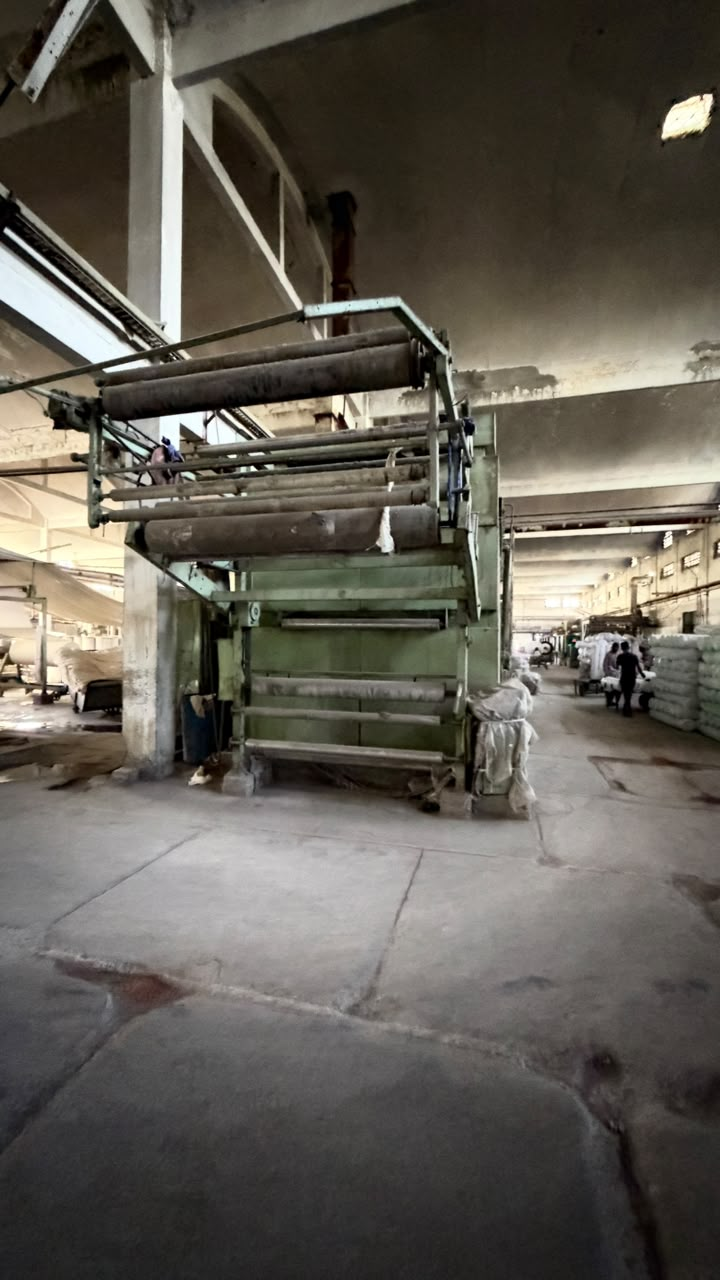
#> input picture images/Thermosol.jpg, 720 x 1280 px
$ python add_cloth.py
#> lines starting #> are read from the running program, lines starting #| are printed output that depends on the picture; after the words box and inside, x2 and y2 are one past the last pixel; in counts of white or black regions, pixels touching at a corner belong together
"""Subtle fabric drape on upper rollers — empty machines look better than zigzag fakes."""
from pathlib import Path
import cv2
import numpy as np

ROOT = Path(__file__).parent
THERM_SRC = ROOT / "images" / "Thermosol.jpg"
BLEACH_SRC = ROOT / "images" / "continous_bleaching.jpg"
THERM_OUT = ROOT / "images" / "gallery-thermosol.jpg"
BLEACH_OUT = ROOT / "images" / "gallery-bleaching.jpg"


def cream_cloth(h=400, w=280) -> np.ndarray:
    img = np.full((h, w, 3), (210, 214, 218), np.uint8)
    noise = np.random.normal(0, 5.5, (h, w)).astype(np.float32)
    for y in range(0, h, 2):
        noise[y] += 2.5
    for x in range(0, w, 3):
        noise[:, x] += 2.0
    for c in range(3):
        ch = img[..., c].astype(np.float32) + noise
        if c == 2:
            ch += 5
        img[..., c] = np.clip(ch, 0, 255).astype(np.uint8)
    # Soft vertical folds
    x = np.linspace(0, 4 * np.pi, w)
    fold = (np.sin(x) * 6).astype(np.float32)
    img = img.astype(np.float32)
    img += fold[None, :, None]
    img = np.clip(img, 0, 255).astype(np.uint8)
    return cv2.GaussianBlur(img, (3, 3), 0)


def drape_quad(canvas, cloth, dst_quad, opacity=0.88):
    """Perspective-place a cloth rectangle; soft-edge composite."""
    h, w = canvas.shape[:2]
    ch, cw = cloth.shape[:2]
    src = np.float32([[0, 0], [cw - 1, 0], [cw - 1, ch - 1], [0, ch - 1]])
    dst = np.float32(dst_quad)
    M = cv2.getPerspectiveTransform(src, dst)
    warped = cv2.warpPerspective(cloth, M, (w, h))
    mask = np.zeros((h, w), np.uint8)
    cv2.fillConvexPoly(mask, dst.astype(np.int32), 255)
    # Erode then blur for soft textile edge
    mask = cv2.erode(mask, np.ones((3, 3), np.uint8), iterations=1)
    alpha = cv2.GaussianBlur(mask.astype(np.float32) / 255.0, (11, 11), 0) * opacity
    # Contact shadow
    sh = cv2.GaussianBlur((alpha * 255).astype(np.uint8), (21, 21), 0).astype(np.float32) / 255.0
    canvas[:] = (canvas.astype(np.float32) * (1.0 - sh[..., None] * 0.15)).astype(np.uint8)
    a3 = alpha[..., None]
    canvas[:] = (warped.astype(np.float32) * a3 + canvas.astype(np.float32) * (1 - a3)).astype(
        np.uint8
    )


def thermosol(cloth: np.ndarray) -> np.ndarray:
    bgr = cv2.imread(str(THERM_SRC))
    h, w = bgr.shape[:2]
    out = bgr.copy()
    # Flat open-width sheet over upper roller bank (not a zig-zag snake)
    # Quad: TL TR BR BL in image coords
    drape_quad(
        out,
        cloth,
        [
            [w * 0.30, h * 0.09],
            [w * 0.58, h * 0.08],
            [w * 0.57, h * 0.28],
            [w * 0.31, h * 0.29],
        ],
        opacity=0.84,
    )
    # Short hanging drop from front roller
    drape_quad(
        out,
        cloth,
        [
            [w * 0.34, h * 0.26],
            [w * 0.54, h * 0.25],
            [w * 0.53, h * 0.48],
            [w * 0.35, h * 0.49],
        ],
        opacity=0.80,
    )
    return cv2.convertScaleAbs(out, alpha=1.03, beta=3)


def bleaching(cloth: np.ndarray) -> np.ndarray:
    bgr = cv2.imread(str(BLEACH_SRC))
    h, w = bgr.shape[:2]
    out = bgr.copy()
    # Sheet across top rollers
    drape_quad(
        out,
        cloth,
        [
            [w * 0.36, h * 0.08],
            [w * 0.64, h * 0.07],
            [w * 0.63, h * 0.24],
            [w * 0.37, h * 0.25],
        ],
        opacity=0.85,
    )
    # Cloth sitting on / wrapping upper face of drum (trapezoid)
    drape_quad(
        out,
        cloth,
        [
            [w * 0.34, h * 0.40],
            [w * 0.66, h * 0.39],
            [w * 0.62, h * 0.55],
            [w * 0.38, h * 0.56],
        ],
        opacity=0.78,
    )
    return cv2.convertScaleAbs(out, alpha=1.03, beta=3)


def main():
    cloth = cream_cloth()
    therm = thermosol(cloth)
#> in thermosol, bgr is the input picture: shape (1280, 720, 3); mean B, G, R 83.7, 92.3, 96.7
#> in drape_quad, `warped = cv2.warpPerspective(cloth, M, (w, h))`:
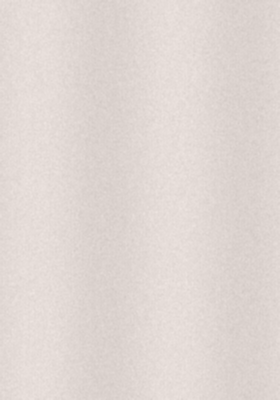
#> cloth: shape (400, 280, 3); mean of channels 0, 1, 2 211, 215, 224; drawn as B, G, R
#> in drape_quad, `cv2.fillConvexPoly(mask, dst.astype(np.int32), 255)`:
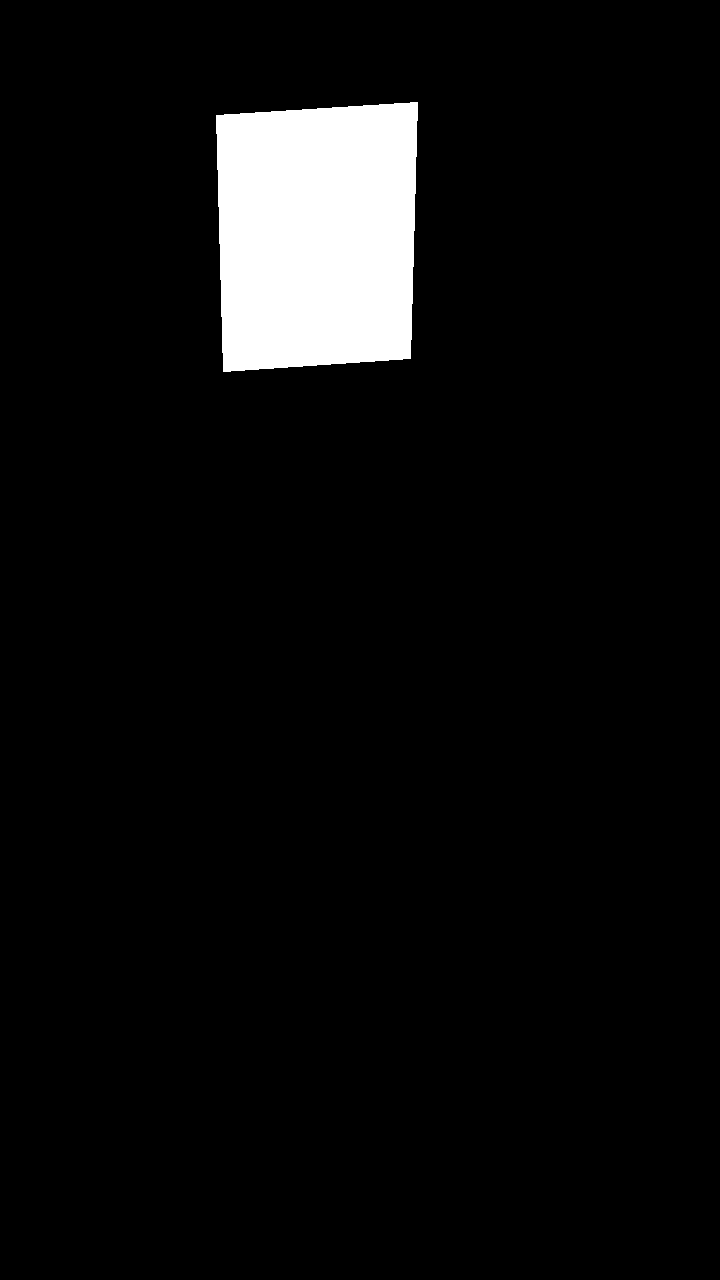
#> mask: shape (1280, 720); 5.4% white; 1 white region, box (x1, y1, x2, y2) and area: (216, 102, 418, 372) 50116
#> in drape_quad, `canvas[:] = (warped.astype(np.float32) * a3 + canvas.astype(np.float32..`: canvas: shape (1280, 720, 3); mean B, G, R 91, 99.1, 103.7
#> in drape_quad (call 2), `cv2.fillConvexPoly(mask, dst.astype(np.int32), 255)`: mask: shape (1280, 720); 4.4% white; 1 white region, box (x1, y1, x2, y2) and area: (244, 320, 389, 628) 40635
#> in drape_quad (call 2), `canvas[:] = (canvas.astype(np.float32) * (1.0 - sh[..., None] * 0.15))..`: canvas: shape (1280, 720, 3); mean B, G, R 90.5, 98.6, 103.1
#> in drape_quad (call 2), `canvas[:] = (warped.astype(np.float32) * a3 + canvas.astype(np.float32..`: canvas: shape (1280, 720, 3); mean B, G, R 95, 102.8, 107.5
    bleach = bleaching(cloth)
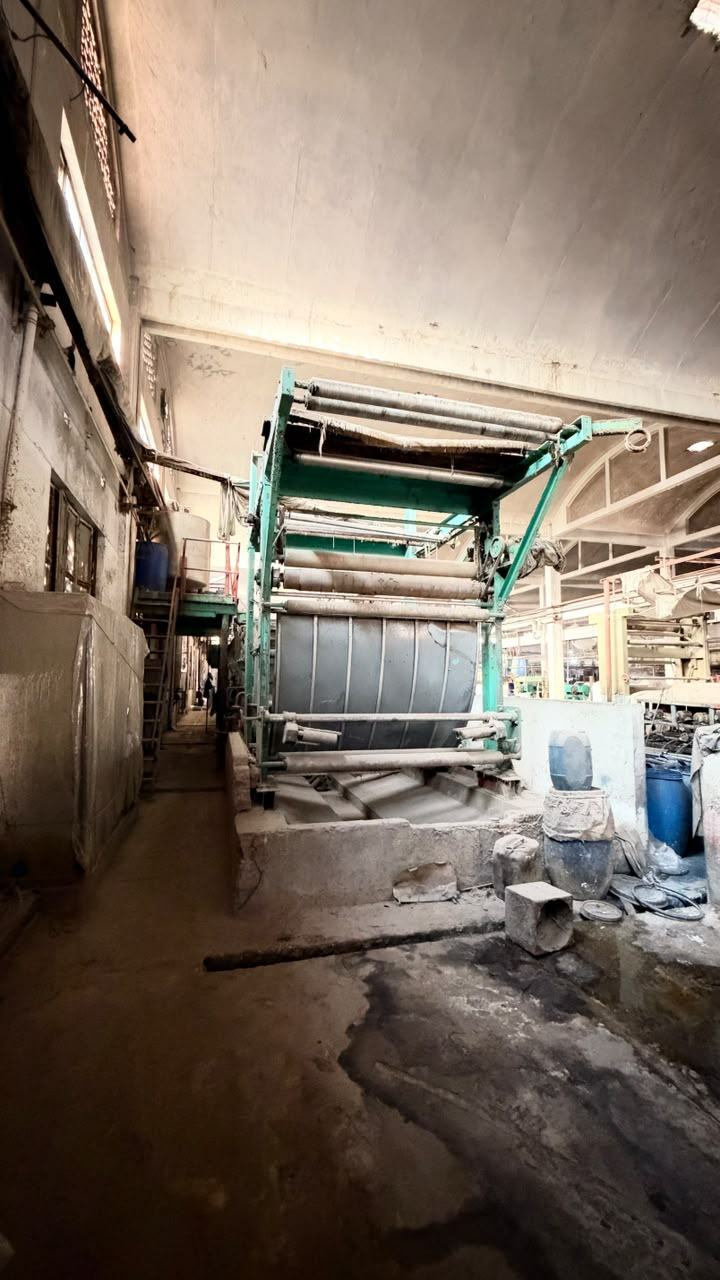
#> input picture images/continous_bleaching.jpg, 720 x 1280 px
#> in bleaching, bgr is the input picture: shape (1280, 720, 3); mean B, G, R 99.4, 111.6, 124.7
#> call 3 of drape_quad, with opacity = 0.85
#> in drape_quad (call 3), `cv2.fillConvexPoly(mask, dst.astype(np.int32), 255)`: mask: shape (1280, 720); 4.6% white; 1 white region, box (x1, y1, x2, y2) and area: (259, 89, 461, 321) 42706
#> in drape_quad (call 3), `canvas[:] = (warped.astype(np.float32) * a3 + canvas.astype(np.float32..`:
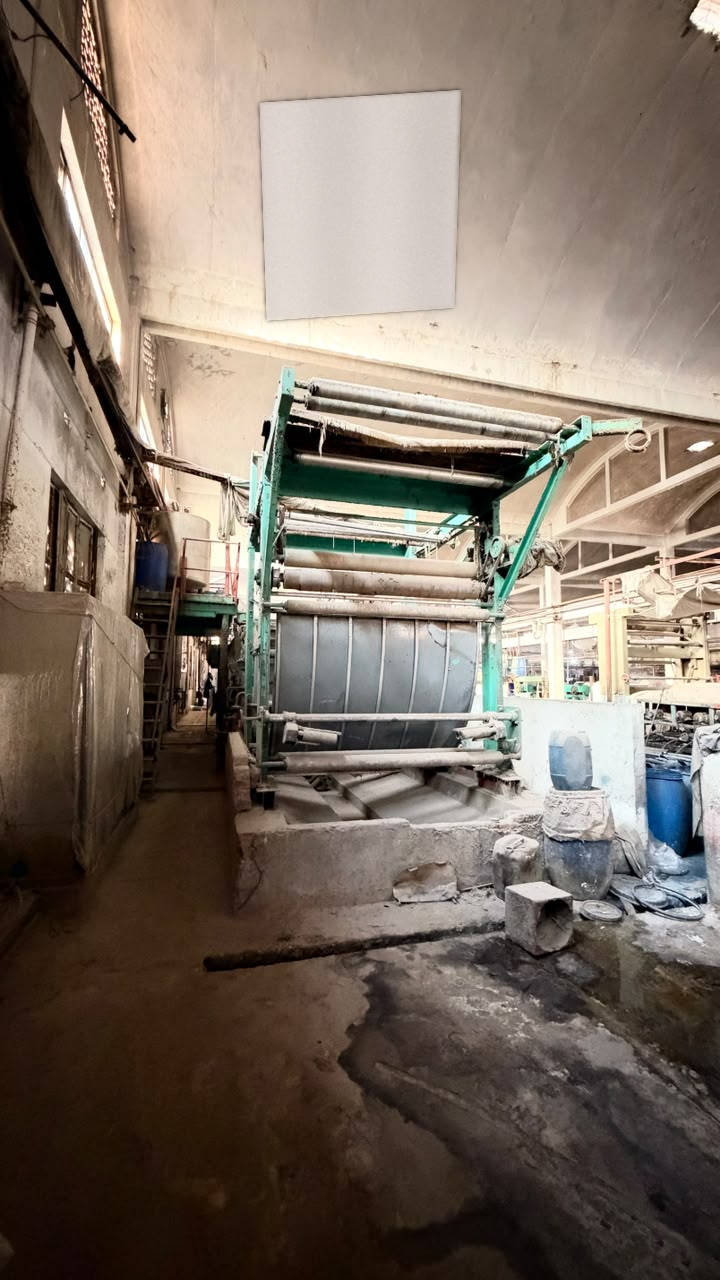
#> canvas: shape (1280, 720, 3); mean B, G, R 100.4, 112.1, 124.9
#> call 4 of drape_quad, with opacity = 0.78
#> in drape_quad (call 4), `cv2.fillConvexPoly(mask, dst.astype(np.int32), 255)`: mask: shape (1280, 720); 4.5% white; 1 white region, box (x1, y1, x2, y2) and area: (244, 499, 476, 717) 41717
#> in drape_quad (call 4), `canvas[:] = (canvas.astype(np.float32) * (1.0 - sh[..., None] * 0.15))..`: canvas: shape (1280, 720, 3); 5.41% of pixels changed, all inside (x1, y1, x2, y2) = (235, 490, 485, 726)
#> in drape_quad (call 4), `canvas[:] = (warped.astype(np.float32) * a3 + canvas.astype(np.float32..`:
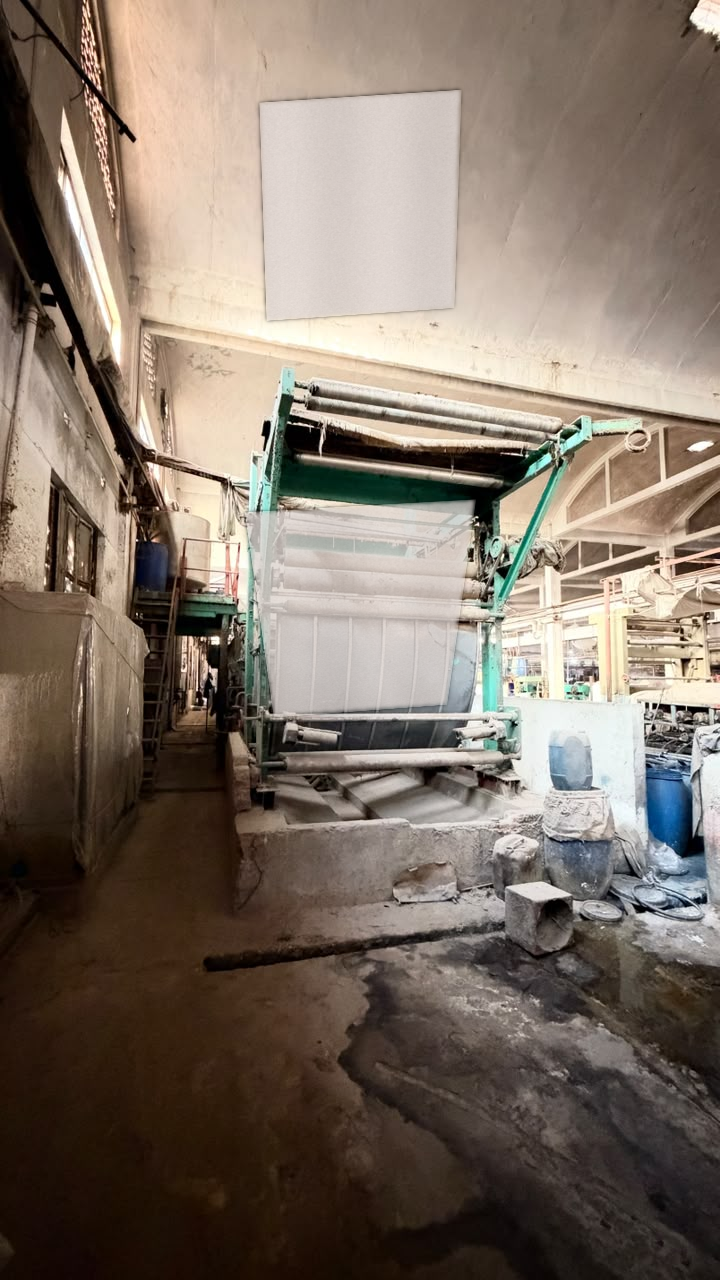
#> canvas: shape (1280, 720, 3); mean B, G, R 102.4, 114, 127
    cv2.imwrite(str(THERM_OUT), therm, [int(cv2.IMWRITE_JPEG_QUALITY), 91])
    cv2.imwrite(str(BLEACH_OUT), bleach, [int(cv2.IMWRITE_JPEG_QUALITY), 91])
    print("wrote", THERM_OUT.name, BLEACH_OUT.name)


if __name__ == "__main__":
    main()
